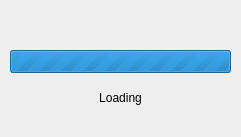
<?xml version="1.0" encoding="UTF-8"?>
<ui version="4.0">
 <class>ProgressDialog</class>
 <widget class="QDialog" name="ProgressDialog">
  <property name="geometry">
   <rect>
    <x>0</x>
    <y>0</y>
    <width>241</width>
    <height>137</height>
   </rect>
  </property>
  <property name="minimumSize">
   <size>
    <width>241</width>
    <height>137</height>
   </size>
  </property>
  <property name="maximumSize">
   <size>
    <width>241</width>
    <height>137</height>
   </size>
  </property>
  <property name="windowTitle">
   <string>Dialog</string>
  </property>
  <property name="modal">
   <bool>false</bool>
  </property>
  <widget class="QProgressBar" name="progressBar">
   <property name="geometry">
    <rect>
     <x>10</x>
     <y>50</y>
     <width>221</width>
     <height>23</height>
    </rect>
   </property>
   <property name="maximum">
    <number>0</number>
   </property>
   <property name="value">
    <number>-1</number>
   </property>
   <property name="textVisible">
    <bool>false</bool>
   </property>
   <property name="invertedAppearance">
    <bool>false</bool>
   </property>
  </widget>
  <widget class="QLabel" name="progresslabel">
   <property name="geometry">
    <rect>
     <x>15</x>
     <y>90</y>
     <width>211</width>
     <height>16</height>
    </rect>
   </property>
   <property name="text">
    <string>Loading</string>
   </property>
   <property name="alignment">
    <set>Qt::AlignCenter</set>
   </property>
  </widget>
 </widget>
 <resources/>
 <connections/>
</ui>
